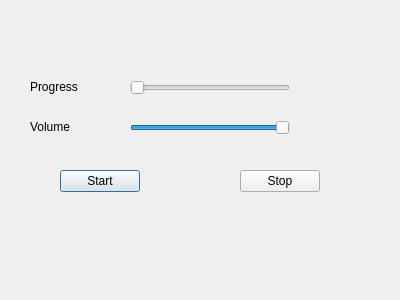
<?xml version="1.0" encoding="UTF-8"?>
<ui version="4.0">
 <class>Dialog</class>
 <widget class="QDialog" name="Dialog">
  <property name="geometry">
   <rect>
    <x>0</x>
    <y>0</y>
    <width>400</width>
    <height>300</height>
   </rect>
  </property>
  <property name="windowTitle">
   <string>Dialog</string>
  </property>
  <widget class="QSlider" name="sliderVolume">
   <property name="geometry">
    <rect>
     <x>130</x>
     <y>80</y>
     <width>160</width>
     <height>16</height>
    </rect>
   </property>
   <property name="orientation">
    <enum>Qt::Horizontal</enum>
   </property>
  </widget>
  <widget class="QSlider" name="sliderProgress">
   <property name="geometry">
    <rect>
     <x>130</x>
     <y>120</y>
     <width>160</width>
     <height>16</height>
    </rect>
   </property>
   <property name="value">
    <number>99</number>
   </property>
   <property name="orientation">
    <enum>Qt::Horizontal</enum>
   </property>
  </widget>
  <widget class="QPushButton" name="startButton">
   <property name="geometry">
    <rect>
     <x>60</x>
     <y>170</y>
     <width>80</width>
     <height>22</height>
    </rect>
   </property>
   <property name="text">
    <string>Start</string>
   </property>
  </widget>
  <widget class="QPushButton" name="stopButton">
   <property name="geometry">
    <rect>
     <x>240</x>
     <y>170</y>
     <width>80</width>
     <height>22</height>
    </rect>
   </property>
   <property name="text">
    <string>Stop</string>
   </property>
  </widget>
  <widget class="QLabel" name="label">
   <property name="geometry">
    <rect>
     <x>30</x>
     <y>80</y>
     <width>59</width>
     <height>14</height>
    </rect>
   </property>
   <property name="text">
    <string>Progress</string>
   </property>
  </widget>
  <widget class="QLabel" name="label_2">
   <property name="geometry">
    <rect>
     <x>30</x>
     <y>120</y>
     <width>59</width>
     <height>14</height>
    </rect>
   </property>
   <property name="text">
    <string>Volume</string>
   </property>
  </widget>
 </widget>
 <layoutdefault spacing="6" margin="11"/>
 <resources/>
 <connections/>
</ui>
